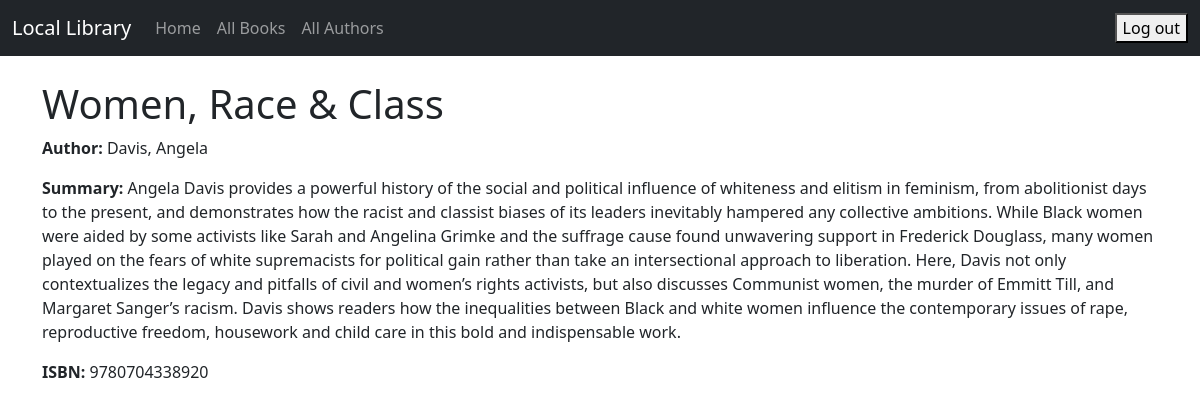
Screenshot of /books/2/ (signed in) with the database file from the repository.
### catalog/models.py (models this page shows, shortened)
class Book(models.Model):
    title = models.CharField(max_length=200)
    author = models.ForeignKey('Author', on_delete=models.RESTRICT, null=True)
    summary = models.TextField(max_length=1000, help_text="Enter Book Short Description")
    isbn = models.CharField('ISBN', max_length=13, unique=True,help_text='13 Character <a href="https://www.isbn-international.org/content/what-isbn">ISBN number</a>')
    genre = models.ManyToManyField(Genre, help_text = 'Select a genre for this book')

class Author(models.Model):
    first_name = models.CharField(max_length=100)
    last_name = models.CharField(max_length=100)
    date_of_birth = models.DateField(null=True, blank=True)
    date_of_death = models.DateField('Died', null=True, blank=True)
    class Meta:
        ordering = ['last_name', 'first_name']
    def __str__(self):
        return f'{self.last_name}, {self.first_name}'

### catalog/views.py (the view)
# urls.py: path('books/<int:pk>/', views.BookDetailView.as_view(), name='book-detail'),
class BookDetailView(LoginRequiredMixin, generic.DetailView):
    model = Book
    template_name = 'catalog/book_detail.html'

### catalog/templates/catalog/book_detail.html
{% extends "base.html" %}
{% block content %}
<h1>{{ book.title }}</h1>
    <p><strong>Author:</strong> {{ book.author }}</p>
    <p><strong>Summary:</strong> {{ book.summary }}</p>
    <p><strong>ISBN:</strong> {{ book.isbn }}</p>
{% endblock %}

### rows the page displays
Book: title "Women, Race & Class", author "Davis, Angela", summary "Angela Davis provides a powerful history of the social and political influence of whiteness and elitism in feminism, from abolitionist days to the present, and demonstrates how the racist and classist biases of its leaders inevitably hampered any collective ambitions. While Black women were aided by some activists like Sarah and Angelina Grimke and the suffrage cause found unwavering support in Frederick Douglass, many women played on the fears of white supremacists for political gain rather than take an intersectional approach to liberation. Here, Davis not only contextualizes the legacy and pitfalls of civil and women’s rights activists, but also discusses Communist women, the murder of…", isbn "9780704338920"
